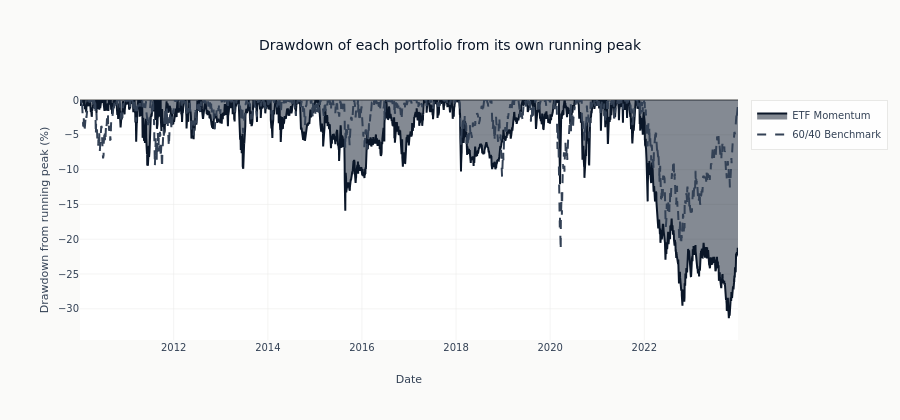

Notebook cell for this chart:
### Code cell
strategy_dd = compute_drawdown(portfolio_value, INITIAL_CASH)
benchmark_dd = compute_drawdown(benchmark_value, INITIAL_CASH)

fig = go.Figure()
fig.add_trace(
    go.Scatter(
        x=dates,
        y=strategy_dd * 100,
        name="ETF Momentum",
        fill="tozeroy",
        line=dict(color=COLORS["blue"]),
    )
)
fig.add_trace(
    go.Scatter(
        x=dates,
        y=benchmark_dd * 100,
        name="60/40 Benchmark",
        line=dict(color=COLORS["neutral"], dash="dash"),
    )
)
fig.update_layout(
    title="Drawdown of each portfolio from its own running peak",
    xaxis_title="Date",
    yaxis_title="Drawdown from running peak (%)",
    height=420,
)
fig.update_yaxes(range=[min(strategy_dd.min(), benchmark_dd.min()) * 110, 0])
show_plotly_with_alt(
    fig,
    (
        "Underwater chart of each portfolio's drawdown from its own running peak, zero at the "
        "top and losses below, the momentum rule as a filled navy area and the 60/40 "
        "benchmark as a dashed grey line. Each series is measured against its own peak rather "
        "than a shared one, so the question the panel answers is how far below its own "
        "high-water mark each portfolio was on a given date, independently of the other."
    ),
)

### Figure 1 — Plotly figure (JSON) as saved in the notebook; plotly's stock layout.template omitted (floating-point values rounded to 4 significant figures; data arrays with more than 128 entries replaced by an {"elided": "..."} marker saying what was removed)
{"data": [{"fill": "tozeroy", "line": {"color": "#0a1628"}, "name": "ETF Momentum", "type": "scatter", "x": {"elided": "3522 str values"}, "y": {"elided": "3522 float values"}}, {"line": {"color": "#334155", "dash": "dash"}, "name": "60/40 Benchmark", "type": "scatter", "x": {"elided": "3522 str values"}, "y": {"elided": "3522 float values"}}], "layout": {"height": 420, "title": {"text": "Drawdown of each portfolio from its own running peak"}, "xaxis": {"title": {"text": "Date"}}, "yaxis": {"range": [-34.48, 0], "title": {"text": "Drawdown from running peak (%)"}}}}
